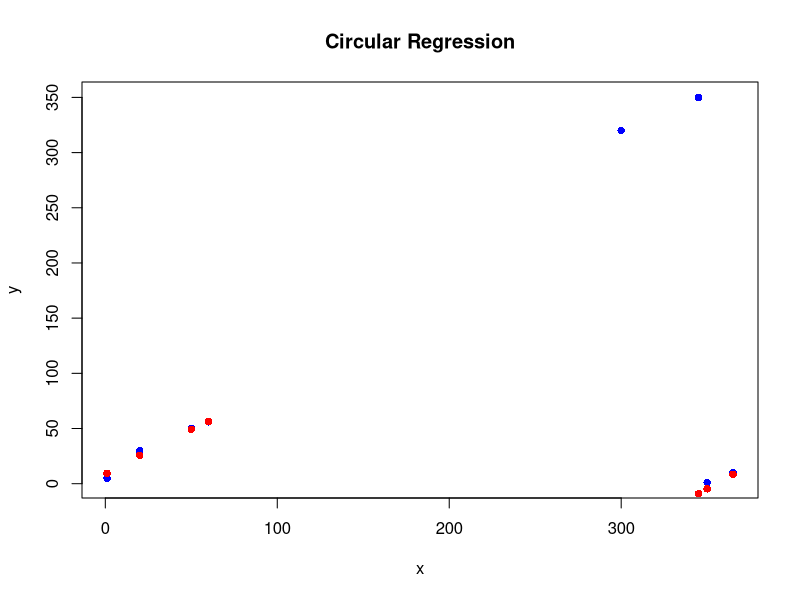
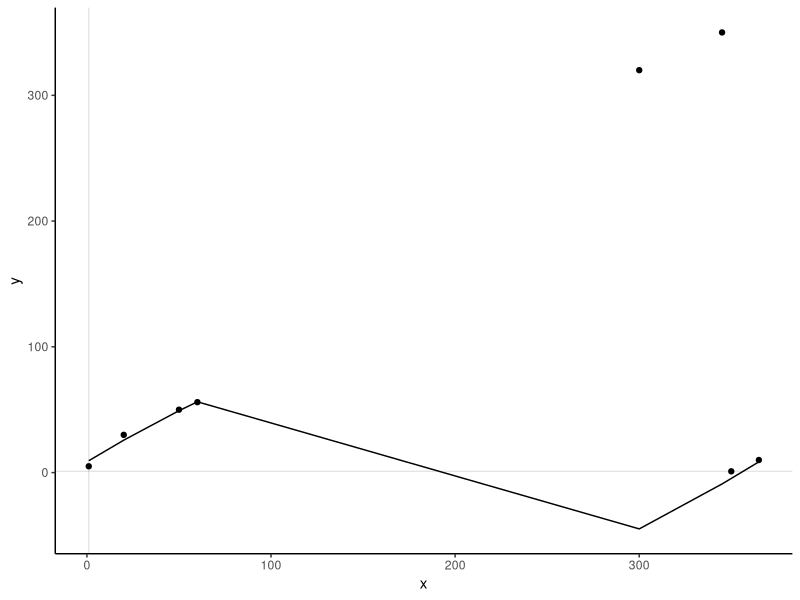
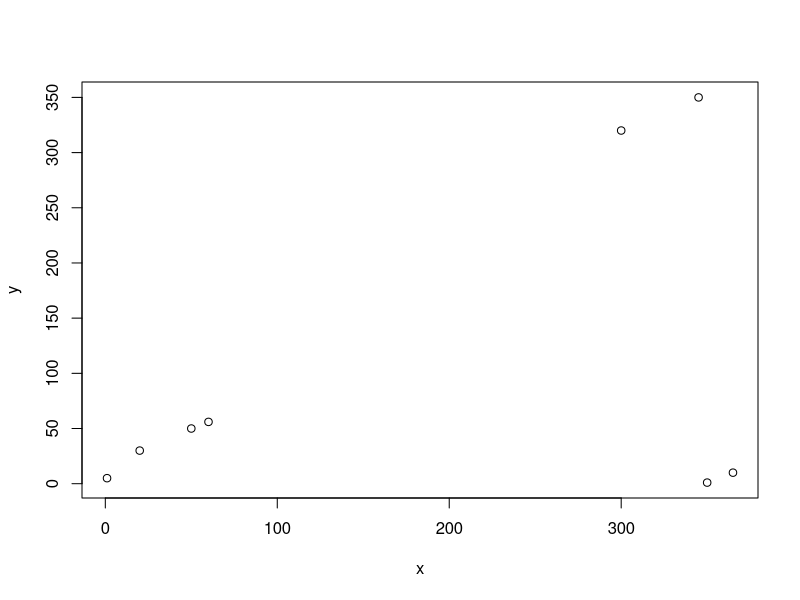
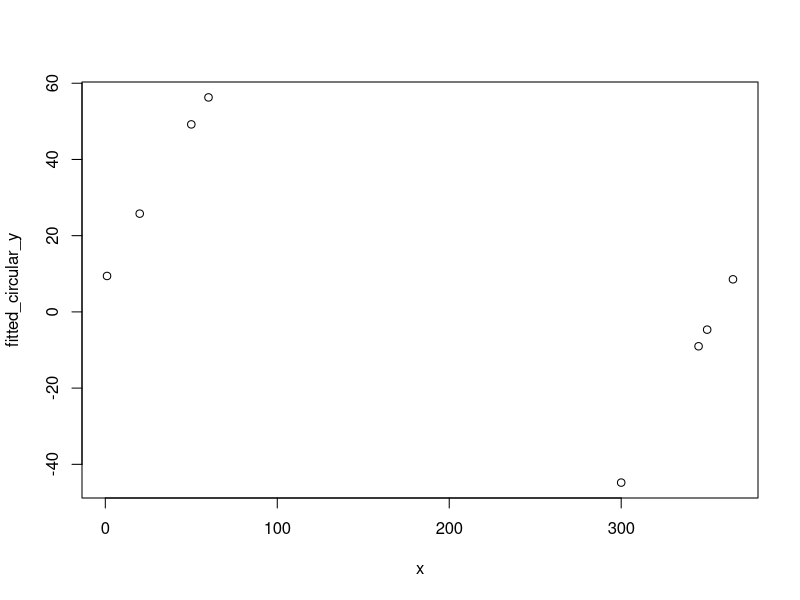
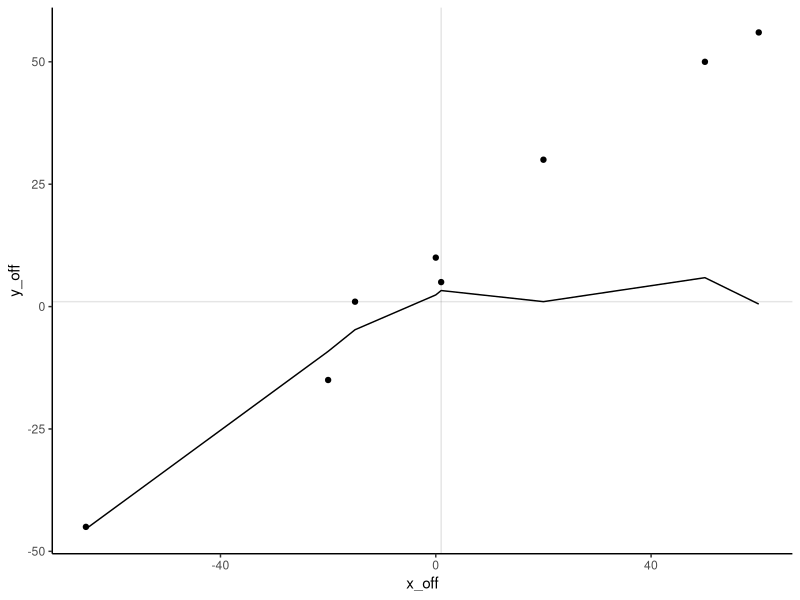
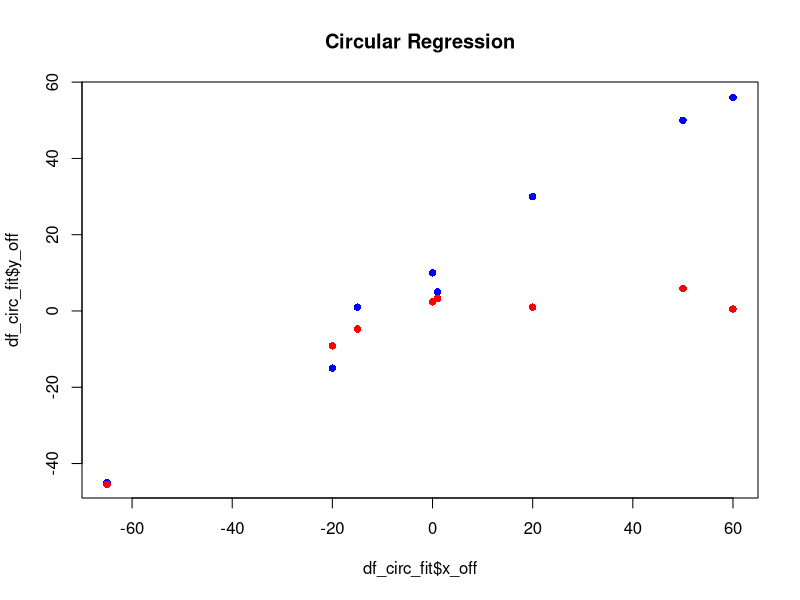

The R script that drew these images, in order:
#explore circular_circular regression

library(tidyverse)
library(circular)


# library(ggplotly) #can't install
# Generate a data set of dependent circular variables.
x <- seq(1, 365, by = 5)
y <- c(x[-1:-10], x[1:10])

x <- c(1, 20, 50, 60, 300,345, 350, 365)
y <- c(5, 30, 50, 56, 320,350, 1,10 )

# method 1: write in Cartesian coordinate-----
angle_X <- circular(x * 360 / 365, units = "degrees", template = "geographics")
angle_Y <- circular(y * 360 / 365, units = "degrees", template = "geographics")

x_cartesian <- cbind(cos(angle_X*pi/180), sin(angle_X*pi/180))
y_cartesian <- cbind(cos(angle_Y*pi/180), sin(angle_Y*pi/180))

regression_model_y <- lm(y_cartesian ~ x_cartesian)

summary(regression_model_y)

# Getting the fitted values
fitted_values_y <- fitted(regression_model_y)

# Compute the angles from the fitted values
fitted_angles_y <- atan2(fitted_values_y[,2], fitted_values_y[,1]) * (180 / pi)

# Convert to a circular data type
fitted_circular_y <- circular(fitted_angles_y, units = "degrees", template = "geographics")

# Plotting x and y
plot(x, y, col = "blue", pch = 16, main = "Circular Regression")
# Adding x against fitted_circular_y
points(x, fitted_circular_y, col = "red", pch = 16)



ggplot() +
  geom_point(aes(x = x, y = y)) +
  geom_line(aes(x = x, y = fitted_circular_y)) +
  geom_hline(yintercept = 1, alpha = 0.1) +
  geom_vline(xintercept = 1, alpha = 0.1) +
  theme_classic()



plot(x,y)
plot(x,fitted_circular_y)
# method 2: cut off
# Generate a data set of dependent circular variables.
df<-data.frame(x = c(1, 20, 50, 60, 300,345, 350, 365),
               y = c(5, 30, 50, 56, 320,350, 1,10 ))

x_den<-density(df$x, from = 1, to = 365)
x_thres <- data.frame(x = x_den$x, y = x_den$y) %>%
  arrange(y) %>%
  head(1) %>%
  pull(x)

y_den<-density(df$y, from = 1, to = 365)
y_thres <- data.frame(x = y_den$x, y = y_den$y) %>%
  arrange(y) %>%
  head(1) %>%
  pull(x)

df_circ<- df %>%
  mutate(x_off = if_else (x > x_thres, x-365,x),
         y_off = if_else (y > y_thres, y-365, y)) %>%
  mutate(x_circ =(x_off/365*360) *pi/180 ,
         y_circ =(y_off/365*360) *pi/180 )

# Fit a circular-circular regression model.
circ.lm <- lm.circular(df_circ$y_circ, df_circ$x_circ, order=1)
circ.lm$p.values

df_circ_fit<-df_circ %>%
  mutate(y_fit_circ = circ.lm$fitted) %>%
  mutate(y_fit = y_fit_circ * 180/pi/360*365)  %>%
  mutate(y_fit_off = if_else(y_fit > y_thres, y_fit-365, y_fit) )

ggplot(df_circ_fit) +
  geom_point(aes(x = x_off, y = y_off)) +
  geom_line(aes(x = x_off, y = y_fit_off)) +
  geom_hline(yintercept = 1, alpha = 0.1) +
  geom_vline(xintercept = 1, alpha = 0.1) +
  theme_classic()

# Plotting x and y
plot(df_circ_fit$x_off, df_circ_fit$y_off, col = "blue", pch = 16, main = "Circular Regression")
# Adding x against fitted_circular_y
points(df_circ_fit$x_off, df_circ_fit$y_fit_off , col = "red", pch = 16)
